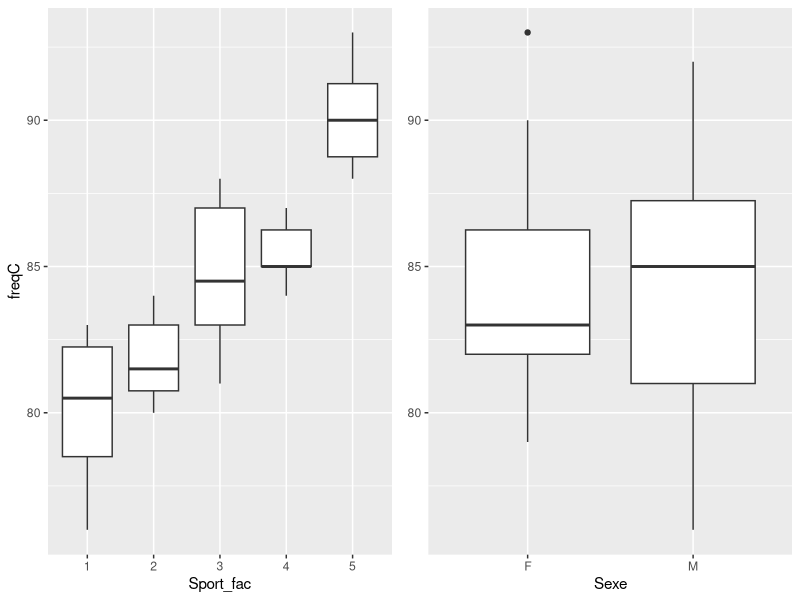
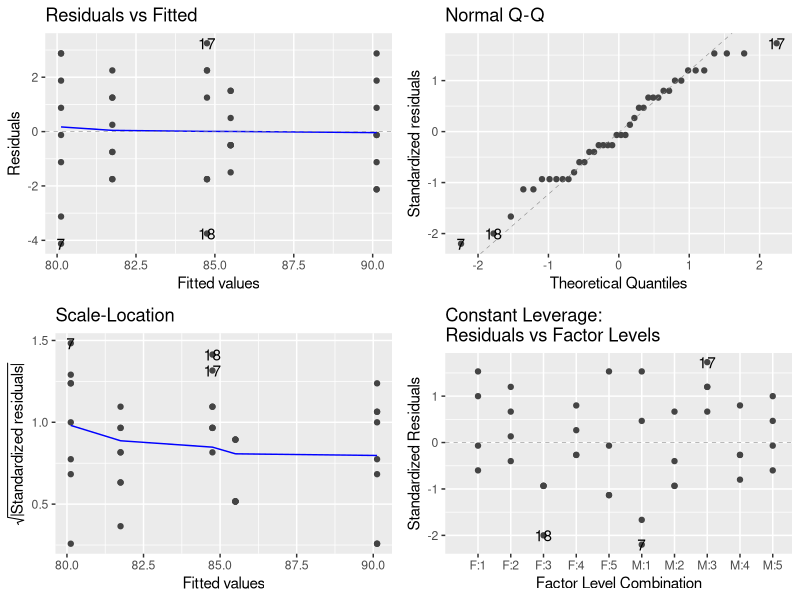
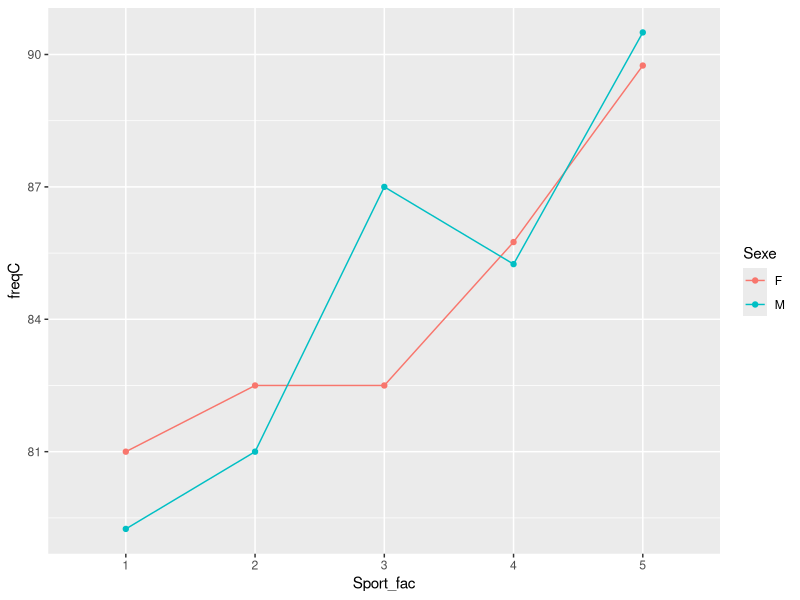
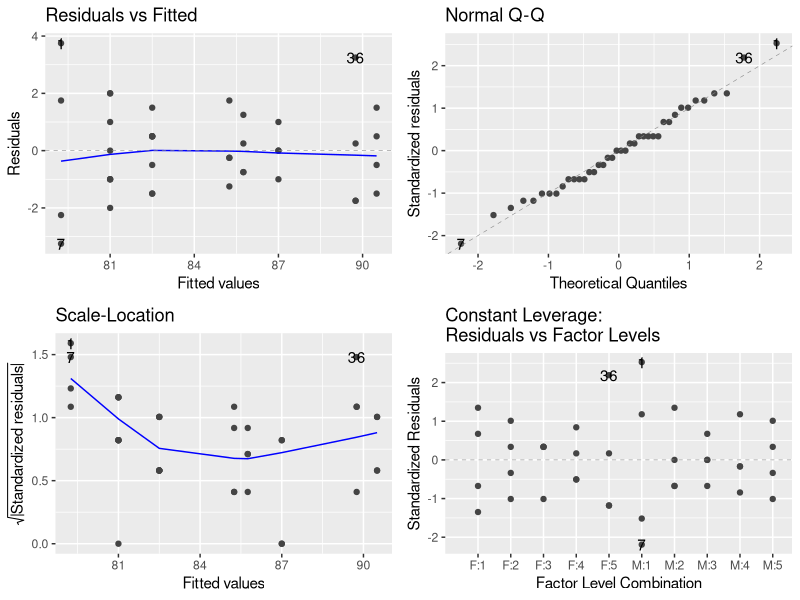
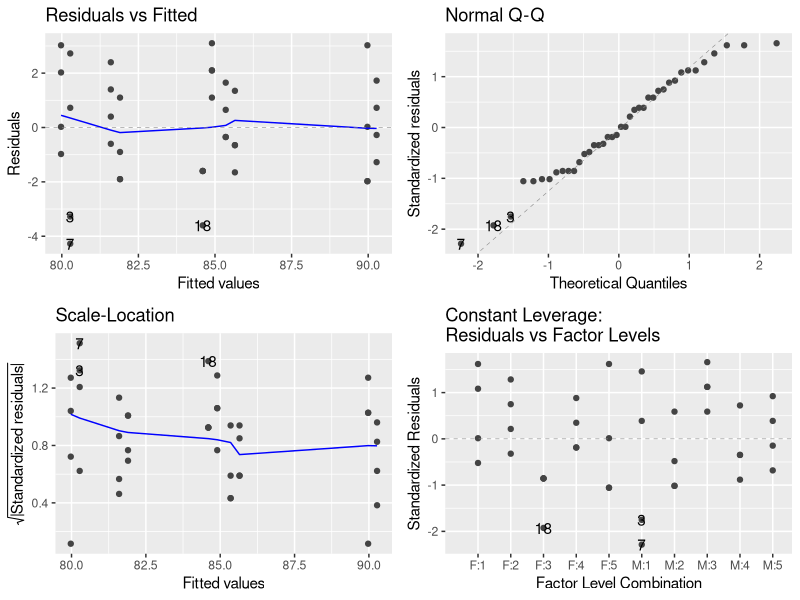
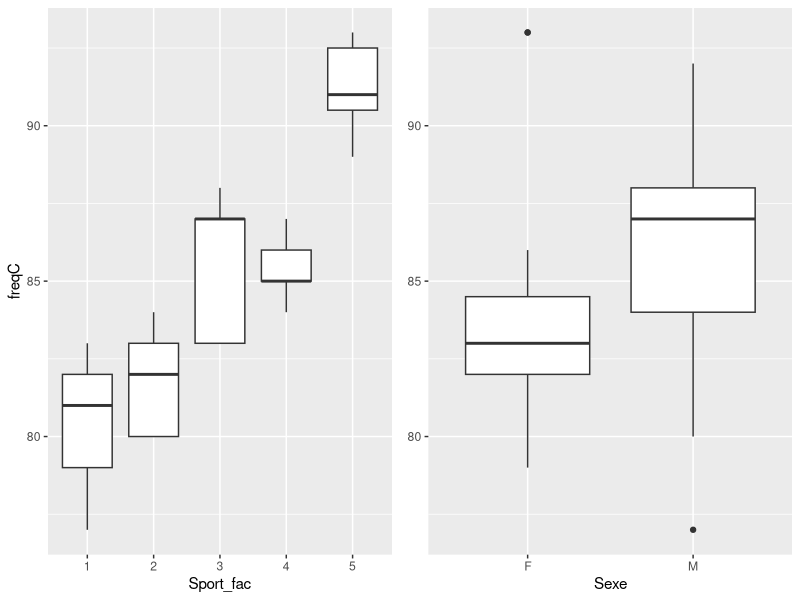
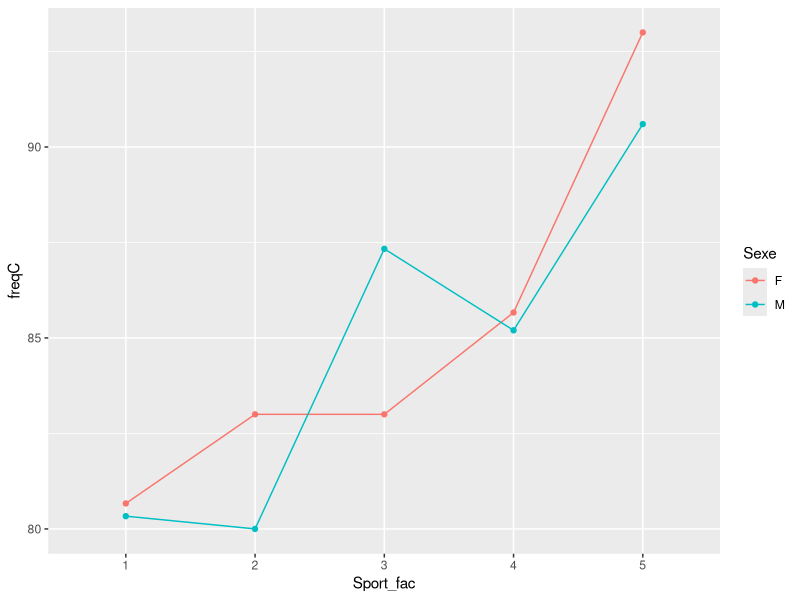
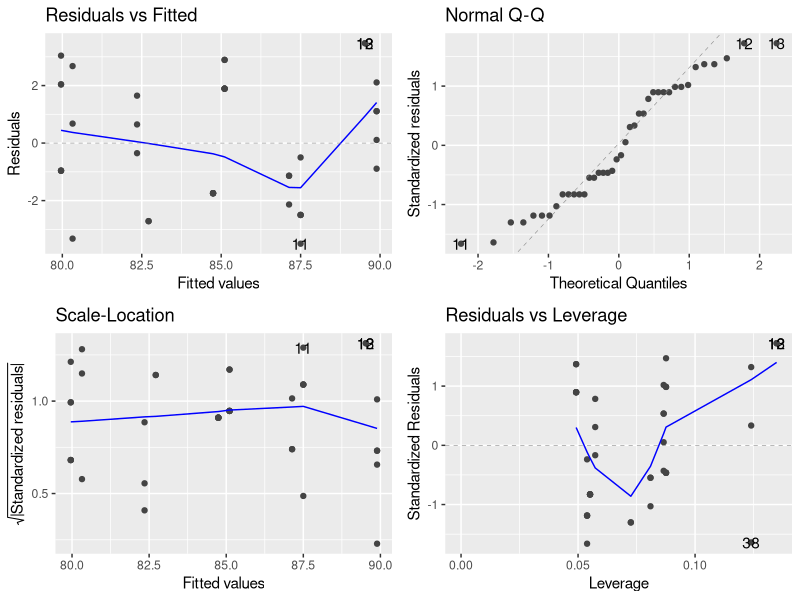

These charts were generated, in order, by the following R code:
## ---- chunk 1
knitr::opts_chunk$set(echo = TRUE, cache = TRUE)
## ---- chunk 2
#pour la fonction Anova
library(car)
# pour le tidyverse
library(tidyverse)
# pour les graphiques
library(ggplot2) 
library(ggfortify)
library(ggpubr)
# pour les moyennes ajustées
library(emmeans) 

## ---- chunk 3
freq <- read.table("data/FreqCardiaqueEq.txt", skip=1, header=T, sep=" ") 
summary(freq)

freq <- freq %>% mutate(Sport_fac = as.factor(Sport))
summary(freq)
## ---- chunk 4

with( freq,
      table(Sexe, Sport)
      )
# ou en mode tidy
freq %>% count(Sexe, Sport)
## ---- chunk 5
freq %>% group_by(Sexe) %>% summarise(mean_freq = mean(freqC))
freq %>% group_by(Sport) %>% summarise(mean_freq = mean(freqC))
freq %>% group_by(Sexe, Sport) %>% summarise(mean_freq = mean(freqC))

  
p1 <- ggplot(freq, aes(y=freqC, x = Sport_fac)) + geom_boxplot()
  
p2 <- ggplot(freq, aes(y=freqC, x = Sexe)) + geom_boxplot()

ggarrange(p1,p2+rremove('ylab'))
## ---- chunk 6
 lm_1 <- lm( freqC ~ Sport, data = freq)
 
## ---- chunk 7
summary(lm_1)
## ---- chunk 8
 lm_1 <- lm( freqC ~ Sport_fac, data = freq)
## ---- chunk 9
summary(lm_1)
## ---- chunk 10
model.matrix(lm_1)
## ---- chunk 11
Y <- matrix(freq$freqC, ncol = 1)
X <- model.matrix(lm_1)
Xprime <- t(X)

solve(Xprime %*% X) %*%  Xprime %*% Y
## ---- chunk 12
anova(lm_1)
## ---- chunk 13
autoplot(lm_1, data = freq)
## ---- chunk 14

freq %>% 
  ggplot() +
  aes(x = Sport_fac, color = Sexe, group = Sexe, y = freqC) +
  stat_summary(fun.y = mean, geom = "point") +
  stat_summary(fun.y = mean, geom = "line")

## ---- chunk 15
 lmInt <- lm(freqC~Sexe+Sport+Sexe*Sport, data=freq)
 summary(lmInt)
## ---- chunk 16
 lmInt <- lm(freqC~Sexe+Sport_fac+Sexe*Sport_fac, data=freq)
 summary(lmInt)
## ---- chunk 17
 anova(lmInt)
 Anova(lmInt, type="II")
## ---- chunk 18
autoplot(lmInt, data = freq)
## ---- chunk 19
 lm1 <- lm(freqC~Sexe+Sport_fac, data=freq)
 summary(lm1)

## ---- chunk 20
 anova(lm1)
 Anova(lm1, type="II")
autoplot(lm1)
## ---- chunk 21
 freq2 <- read.table(file = "data/FreqCardiaqueDes1.txt", header = T)
freq2 <- freq2 %>% mutate(Sport_fac = as.factor(Sport))

freq2 %>% count(Sport, Sexe) 
## ---- chunk 22
freq2 %>% group_by(Sport) %>% summarise(mean_freq = mean(freqC)) 

freq2 %>% group_by(Sexe) %>% summarise(mean_freq = mean(freqC)) 

freq2 %>% group_by(Sport, Sexe) %>% summarise(mean_freq = mean(freqC)) 
## ---- chunk 23
p1 <- ggplot(freq2, aes(y=freqC, x = Sport_fac)) + geom_boxplot()
  
p2 <- ggplot(freq2, aes(y=freqC, x = Sexe)) + geom_boxplot()

ggarrange(p1,p2+rremove('ylab'))

freq2 %>% 
  ggplot() +
  aes(x = Sport_fac, color = Sexe, group = Sexe, y = freqC) +
  stat_summary(fun.y = mean, geom = "point") +
  stat_summary(fun.y = mean, geom = "line")

## ---- chunk 24
 lm2 <- lm(freqC~Sexe+Sport, data=freq2)
autoplot(lm2)
 anova(lm2)
 Anova(lm2, type="II")
